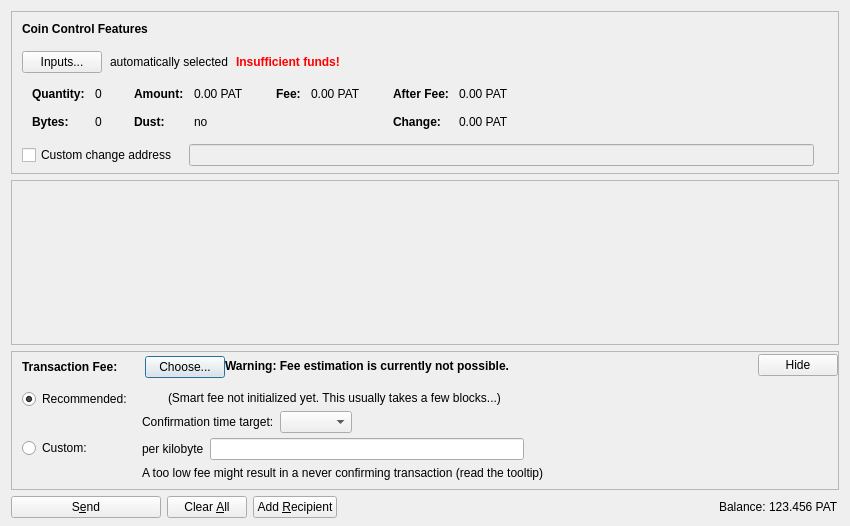
<?xml version="1.0" encoding="UTF-8"?>
<ui version="4.0">
 <class>SendCoinsDialog</class>
 <widget class="QDialog" name="SendCoinsDialog">
  <property name="geometry">
   <rect>
    <x>0</x>
    <y>0</y>
    <width>850</width>
    <height>526</height>
   </rect>
  </property>
  <property name="windowTitle">
   <string>Send Coins</string>
  </property>
  <layout class="QVBoxLayout" name="verticalLayout" stretch="0,1,0,0">
   <property name="bottomMargin">
    <number>8</number>
   </property>
   <item>
    <widget class="QFrame" name="frameCoinControl">
     <property name="sizePolicy">
      <sizepolicy hsizetype="Expanding" vsizetype="Expanding">
       <horstretch>0</horstretch>
       <verstretch>0</verstretch>
      </sizepolicy>
     </property>
     <property name="maximumSize">
      <size>
       <width>16777215</width>
       <height>16777215</height>
      </size>
     </property>
     <property name="frameShape">
      <enum>QFrame::StyledPanel</enum>
     </property>
     <property name="frameShadow">
      <enum>QFrame::Sunken</enum>
     </property>
     <layout class="QVBoxLayout" name="verticalLayoutCoinControl2">
      <property name="spacing">
       <number>0</number>
      </property>
      <property name="leftMargin">
       <number>0</number>
      </property>
      <property name="topMargin">
       <number>0</number>
      </property>
      <property name="rightMargin">
       <number>0</number>
      </property>
      <property name="bottomMargin">
       <number>6</number>
      </property>
      <item>
       <layout class="QVBoxLayout" name="verticalLayoutCoinControl" stretch="0,0,0,0,1">
        <property name="spacing">
         <number>0</number>
        </property>
        <property name="leftMargin">
         <number>10</number>
        </property>
        <property name="topMargin">
         <number>10</number>
        </property>
        <item>
         <layout class="QHBoxLayout" name="horizontalLayoutCoinControl1">
          <property name="bottomMargin">
           <number>15</number>
          </property>
          <item>
           <widget class="QLabel" name="labelCoinControlFeatures">
            <property name="sizePolicy">
             <sizepolicy hsizetype="Preferred" vsizetype="Maximum">
              <horstretch>0</horstretch>
              <verstretch>0</verstretch>
             </sizepolicy>
            </property>
            <property name="font">
             <font>
              <weight>75</weight>
              <bold>true</bold>
             </font>
            </property>
            <property name="styleSheet">
             <string notr="true">font-weight:bold;</string>
            </property>
            <property name="text">
             <string>Coin Control Features</string>
            </property>
           </widget>
          </item>
         </layout>
        </item>
        <item>
         <layout class="QHBoxLayout" name="horizontalLayoutCoinControl2" stretch="0,0,0,0">
          <property name="spacing">
           <number>8</number>
          </property>
          <property name="bottomMargin">
           <number>10</number>
          </property>
          <item>
           <widget class="QPushButton" name="pushButtonCoinControl">
            <property name="styleSheet">
             <string notr="true"/>
            </property>
            <property name="text">
             <string>Inputs...</string>
            </property>
            <property name="autoDefault">
             <bool>false</bool>
            </property>
           </widget>
          </item>
          <item>
           <widget class="QLabel" name="labelCoinControlAutomaticallySelected">
            <property name="text">
             <string>automatically selected</string>
            </property>
            <property name="margin">
             <number>5</number>
            </property>
           </widget>
          </item>
          <item>
           <widget class="QLabel" name="labelCoinControlInsuffFunds">
            <property name="font">
             <font>
              <weight>75</weight>
              <bold>true</bold>
             </font>
            </property>
            <property name="styleSheet">
             <string notr="true">color:red;font-weight:bold;</string>
            </property>
            <property name="text">
             <string>Insufficient funds!</string>
            </property>
            <property name="margin">
             <number>5</number>
            </property>
           </widget>
          </item>
          <item>
           <spacer name="horizontalSpacerCoinControl">
            <property name="orientation">
             <enum>Qt::Horizontal</enum>
            </property>
            <property name="sizeHint" stdset="0">
             <size>
              <width>40</width>
              <height>1</height>
             </size>
            </property>
           </spacer>
          </item>
         </layout>
        </item>
        <item>
         <widget class="QWidget" name="widgetCoinControl" native="true">
          <property name="sizePolicy">
           <sizepolicy hsizetype="Preferred" vsizetype="Preferred">
            <horstretch>0</horstretch>
            <verstretch>0</verstretch>
           </sizepolicy>
          </property>
          <property name="minimumSize">
           <size>
            <width>0</width>
            <height>0</height>
           </size>
          </property>
          <property name="styleSheet">
           <string notr="true"/>
          </property>
          <layout class="QHBoxLayout" name="horizontalLayoutCoinControl5">
           <property name="leftMargin">
            <number>0</number>
           </property>
           <property name="topMargin">
            <number>0</number>
           </property>
           <property name="rightMargin">
            <number>0</number>
           </property>
           <property name="bottomMargin">
            <number>0</number>
           </property>
           <item>
            <layout class="QHBoxLayout" name="horizontalLayoutCoinControl3" stretch="0,0,0,1">
             <property name="spacing">
              <number>20</number>
             </property>
             <property name="topMargin">
              <number>0</number>
             </property>
             <property name="bottomMargin">
              <number>10</number>
             </property>
             <item>
              <layout class="QFormLayout" name="formLayoutCoinControl1">
               <property name="horizontalSpacing">
                <number>10</number>
               </property>
               <property name="verticalSpacing">
                <number>14</number>
               </property>
               <property name="leftMargin">
                <number>10</number>
               </property>
               <property name="topMargin">
                <number>4</number>
               </property>
               <property name="rightMargin">
                <number>6</number>
               </property>
               <item row="0" column="0">
                <widget class="QLabel" name="labelCoinControlQuantityText">
                 <property name="font">
                  <font>
                   <weight>75</weight>
                   <bold>true</bold>
                  </font>
                 </property>
                 <property name="text">
                  <string>Quantity:</string>
                 </property>
                 <property name="margin">
                  <number>0</number>
                 </property>
                </widget>
               </item>
               <item row="0" column="1">
                <widget class="QLabel" name="labelCoinControlQuantity">
                 <property name="cursor">
                  <cursorShape>IBeamCursor</cursorShape>
                 </property>
                 <property name="contextMenuPolicy">
                  <enum>Qt::ActionsContextMenu</enum>
                 </property>
                 <property name="text">
                  <string notr="true">0</string>
                 </property>
                 <property name="margin">
                  <number>0</number>
                 </property>
                 <property name="textInteractionFlags">
                  <set>Qt::LinksAccessibleByMouse|Qt::TextSelectableByKeyboard|Qt::TextSelectableByMouse</set>
                 </property>
                </widget>
               </item>
               <item row="1" column="0">
                <widget class="QLabel" name="labelCoinControlBytesText">
                 <property name="font">
                  <font>
                   <weight>75</weight>
                   <bold>true</bold>
                  </font>
                 </property>
                 <property name="text">
                  <string>Bytes:</string>
                 </property>
                </widget>
               </item>
               <item row="1" column="1">
                <widget class="QLabel" name="labelCoinControlBytes">
                 <property name="cursor">
                  <cursorShape>IBeamCursor</cursorShape>
                 </property>
                 <property name="contextMenuPolicy">
                  <enum>Qt::ActionsContextMenu</enum>
                 </property>
                 <property name="text">
                  <string notr="true">0</string>
                 </property>
                 <property name="textInteractionFlags">
                  <set>Qt::LinksAccessibleByMouse|Qt::TextSelectableByKeyboard|Qt::TextSelectableByMouse</set>
                 </property>
                </widget>
               </item>
              </layout>
             </item>
             <item>
              <layout class="QFormLayout" name="formLayoutCoinControl2">
               <property name="horizontalSpacing">
                <number>10</number>
               </property>
               <property name="verticalSpacing">
                <number>14</number>
               </property>
               <property name="leftMargin">
                <number>6</number>
               </property>
               <property name="topMargin">
                <number>4</number>
               </property>
               <property name="rightMargin">
                <number>6</number>
               </property>
               <item row="0" column="0">
                <widget class="QLabel" name="labelCoinControlAmountText">
                 <property name="font">
                  <font>
                   <weight>75</weight>
                   <bold>true</bold>
                  </font>
                 </property>
                 <property name="text">
                  <string>Amount:</string>
                 </property>
                 <property name="margin">
                  <number>0</number>
                 </property>
                </widget>
               </item>
               <item row="0" column="1">
                <widget class="QLabel" name="labelCoinControlAmount">
                 <property name="cursor">
                  <cursorShape>IBeamCursor</cursorShape>
                 </property>
                 <property name="contextMenuPolicy">
                  <enum>Qt::ActionsContextMenu</enum>
                 </property>
                 <property name="text">
                  <string notr="true">0.00 PAT</string>
                 </property>
                 <property name="textInteractionFlags">
                  <set>Qt::LinksAccessibleByMouse|Qt::TextSelectableByKeyboard|Qt::TextSelectableByMouse</set>
                 </property>
                </widget>
               </item>
               <item row="1" column="0">
                <widget class="QLabel" name="labelCoinControlLowOutputText">
                 <property name="font">
                  <font>
                   <weight>75</weight>
                   <bold>true</bold>
                  </font>
                 </property>
                 <property name="text">
                  <string>Dust:</string>
                 </property>
                </widget>
               </item>
               <item row="1" column="1">
                <widget class="QLabel" name="labelCoinControlLowOutput">
                 <property name="cursor">
                  <cursorShape>IBeamCursor</cursorShape>
                 </property>
                 <property name="contextMenuPolicy">
                  <enum>Qt::ActionsContextMenu</enum>
                 </property>
                 <property name="text">
                  <string notr="true">no</string>
                 </property>
                 <property name="textInteractionFlags">
                  <set>Qt::LinksAccessibleByMouse|Qt::TextSelectableByKeyboard|Qt::TextSelectableByMouse</set>
                 </property>
                </widget>
               </item>
              </layout>
             </item>
             <item>
              <layout class="QFormLayout" name="formLayoutCoinControl3">
               <property name="horizontalSpacing">
                <number>10</number>
               </property>
               <property name="verticalSpacing">
                <number>14</number>
               </property>
               <property name="leftMargin">
                <number>6</number>
               </property>
               <property name="topMargin">
                <number>4</number>
               </property>
               <property name="rightMargin">
                <number>6</number>
               </property>
               <item row="0" column="0">
                <widget class="QLabel" name="labelCoinControlFeeText">
                 <property name="font">
                  <font>
                   <weight>75</weight>
                   <bold>true</bold>
                  </font>
                 </property>
                 <property name="text">
                  <string>Fee:</string>
                 </property>
                 <property name="margin">
                  <number>0</number>
                 </property>
                </widget>
               </item>
               <item row="0" column="1">
                <widget class="QLabel" name="labelCoinControlFee">
                 <property name="cursor">
                  <cursorShape>IBeamCursor</cursorShape>
                 </property>
                 <property name="contextMenuPolicy">
                  <enum>Qt::ActionsContextMenu</enum>
                 </property>
                 <property name="text">
                  <string notr="true">0.00 PAT</string>
                 </property>
                 <property name="textInteractionFlags">
                  <set>Qt::LinksAccessibleByMouse|Qt::TextSelectableByKeyboard|Qt::TextSelectableByMouse</set>
                 </property>
                </widget>
               </item>
              </layout>
             </item>
             <item>
              <layout class="QFormLayout" name="formLayoutCoinControl4">
               <property name="horizontalSpacing">
                <number>10</number>
               </property>
               <property name="verticalSpacing">
                <number>14</number>
               </property>
               <property name="leftMargin">
                <number>6</number>
               </property>
               <property name="topMargin">
                <number>4</number>
               </property>
               <property name="rightMargin">
                <number>6</number>
               </property>
               <item row="0" column="0">
                <widget class="QLabel" name="labelCoinControlAfterFeeText">
                 <property name="font">
                  <font>
                   <weight>75</weight>
                   <bold>true</bold>
                  </font>
                 </property>
                 <property name="text">
                  <string>After Fee:</string>
                 </property>
                 <property name="margin">
                  <number>0</number>
                 </property>
                </widget>
               </item>
               <item row="0" column="1">
                <widget class="QLabel" name="labelCoinControlAfterFee">
                 <property name="cursor">
                  <cursorShape>IBeamCursor</cursorShape>
                 </property>
                 <property name="contextMenuPolicy">
                  <enum>Qt::ActionsContextMenu</enum>
                 </property>
                 <property name="text">
                  <string notr="true">0.00 PAT</string>
                 </property>
                 <property name="textInteractionFlags">
                  <set>Qt::LinksAccessibleByMouse|Qt::TextSelectableByKeyboard|Qt::TextSelectableByMouse</set>
                 </property>
                </widget>
               </item>
               <item row="1" column="0">
                <widget class="QLabel" name="labelCoinControlChangeText">
                 <property name="font">
                  <font>
                   <weight>75</weight>
                   <bold>true</bold>
                  </font>
                 </property>
                 <property name="text">
                  <string>Change:</string>
                 </property>
                </widget>
               </item>
               <item row="1" column="1">
                <widget class="QLabel" name="labelCoinControlChange">
                 <property name="cursor">
                  <cursorShape>IBeamCursor</cursorShape>
                 </property>
                 <property name="contextMenuPolicy">
                  <enum>Qt::ActionsContextMenu</enum>
                 </property>
                 <property name="text">
                  <string notr="true">0.00 PAT</string>
                 </property>
                 <property name="textInteractionFlags">
                  <set>Qt::LinksAccessibleByMouse|Qt::TextSelectableByKeyboard|Qt::TextSelectableByMouse</set>
                 </property>
                </widget>
               </item>
              </layout>
             </item>
            </layout>
           </item>
          </layout>
         </widget>
        </item>
        <item>
         <layout class="QHBoxLayout" name="horizontalLayoutCoinControl4" stretch="0,0,0">
          <property name="spacing">
           <number>12</number>
          </property>
          <property name="sizeConstraint">
           <enum>QLayout::SetDefaultConstraint</enum>
          </property>
          <property name="topMargin">
           <number>5</number>
          </property>
          <property name="rightMargin">
           <number>5</number>
          </property>
          <item>
           <widget class="QCheckBox" name="checkBoxCoinControlChange">
            <property name="toolTip">
             <string>If this is activated, but the change address is empty or invalid, change will be sent to a newly generated address.</string>
            </property>
            <property name="text">
             <string>Custom change address</string>
            </property>
           </widget>
          </item>
          <item>
           <widget class="QValidatedLineEdit" name="lineEditCoinControlChange">
            <property name="enabled">
             <bool>false</bool>
            </property>
            <property name="sizePolicy">
             <sizepolicy hsizetype="Expanding" vsizetype="Fixed">
              <horstretch>0</horstretch>
              <verstretch>0</verstretch>
             </sizepolicy>
            </property>
           </widget>
          </item>
          <item>
           <widget class="QLabel" name="labelCoinControlChangeLabel">
            <property name="sizePolicy">
             <sizepolicy hsizetype="Preferred" vsizetype="Expanding">
              <horstretch>0</horstretch>
              <verstretch>0</verstretch>
             </sizepolicy>
            </property>
            <property name="minimumSize">
             <size>
              <width>0</width>
              <height>0</height>
             </size>
            </property>
            <property name="text">
             <string/>
            </property>
            <property name="margin">
             <number>3</number>
            </property>
           </widget>
          </item>
         </layout>
        </item>
        <item>
         <spacer name="verticalSpacerCoinControl">
          <property name="orientation">
           <enum>Qt::Vertical</enum>
          </property>
          <property name="sizeHint" stdset="0">
           <size>
            <width>800</width>
            <height>1</height>
           </size>
          </property>
         </spacer>
        </item>
       </layout>
      </item>
     </layout>
    </widget>
   </item>
   <item>
    <widget class="QScrollArea" name="scrollArea">
     <property name="widgetResizable">
      <bool>true</bool>
     </property>
     <widget class="QWidget" name="scrollAreaWidgetContents">
      <property name="geometry">
       <rect>
        <x>0</x>
        <y>0</y>
        <width>830</width>
        <height>104</height>
       </rect>
      </property>
      <layout class="QVBoxLayout" name="verticalLayout_2" stretch="0,1">
       <property name="leftMargin">
        <number>0</number>
       </property>
       <property name="topMargin">
        <number>0</number>
       </property>
       <property name="rightMargin">
        <number>0</number>
       </property>
       <property name="bottomMargin">
        <number>0</number>
       </property>
       <item>
        <layout class="QVBoxLayout" name="entries">
         <property name="spacing">
          <number>6</number>
         </property>
        </layout>
       </item>
       <item>
        <spacer name="verticalSpacer">
         <property name="orientation">
          <enum>Qt::Vertical</enum>
         </property>
         <property name="sizeHint" stdset="0">
          <size>
           <width>20</width>
           <height>40</height>
          </size>
         </property>
        </spacer>
       </item>
      </layout>
     </widget>
    </widget>
   </item>
   <item>
    <widget class="QFrame" name="frameFee">
     <property name="sizePolicy">
      <sizepolicy hsizetype="Expanding" vsizetype="Expanding">
       <horstretch>0</horstretch>
       <verstretch>0</verstretch>
      </sizepolicy>
     </property>
     <property name="maximumSize">
      <size>
       <width>16777215</width>
       <height>16777215</height>
      </size>
     </property>
     <property name="frameShape">
      <enum>QFrame::StyledPanel</enum>
     </property>
     <property name="frameShadow">
      <enum>QFrame::Sunken</enum>
     </property>
     <layout class="QVBoxLayout" name="verticalLayoutFee1">
      <property name="spacing">
       <number>0</number>
      </property>
      <property name="leftMargin">
       <number>0</number>
      </property>
      <property name="topMargin">
       <number>0</number>
      </property>
      <property name="rightMargin">
       <number>0</number>
      </property>
      <property name="bottomMargin">
       <number>0</number>
      </property>
      <item>
       <layout class="QVBoxLayout" name="verticalLayoutFee2" stretch="0,0,0">
        <property name="spacing">
         <number>0</number>
        </property>
        <property name="leftMargin">
         <number>10</number>
        </property>
        <property name="topMargin">
         <number>0</number>
        </property>
        <item>
         <layout class="QHBoxLayout" name="horizontalLayoutFee1">
          <property name="bottomMargin">
           <number>0</number>
          </property>
          <item>
           <layout class="QVBoxLayout" name="verticalLayoutFee7">
            <property name="spacing">
             <number>0</number>
            </property>
            <item>
             <spacer name="verticalSpacerSmartFee">
              <property name="orientation">
               <enum>Qt::Vertical</enum>
              </property>
              <property name="sizeType">
               <enum>QSizePolicy::Fixed</enum>
              </property>
              <property name="sizeHint" stdset="0">
               <size>
                <width>1</width>
                <height>4</height>
               </size>
              </property>
             </spacer>
            </item>
            <item>
             <layout class="QHBoxLayout" name="horizontalLayoutSmartFee">
              <property name="spacing">
               <number>10</number>
              </property>
              <item>
               <widget class="QLabel" name="labelFeeHeadline">
                <property name="sizePolicy">
                 <sizepolicy hsizetype="Preferred" vsizetype="Maximum">
                  <horstretch>0</horstretch>
                  <verstretch>0</verstretch>
                 </sizepolicy>
                </property>
                <property name="font">
                 <font>
                  <weight>75</weight>
                  <bold>true</bold>
                 </font>
                </property>
                <property name="styleSheet">
                 <string notr="true">font-weight:bold;</string>
                </property>
                <property name="text">
                 <string>Transaction Fee:</string>
                </property>
               </widget>
              </item>
              <item>
               <widget class="QLabel" name="labelFeeMinimized">
                <property name="text">
                 <string/>
                </property>
               </widget>
              </item>
              <item>
               <widget class="QPushButton" name="buttonChooseFee">
                <property name="text">
                 <string>Choose...</string>
                </property>
               </widget>
              </item>
             </layout>
            </item>
            <item>
             <spacer name="verticalSpacer_5">
              <property name="orientation">
               <enum>Qt::Vertical</enum>
              </property>
              <property name="sizeHint" stdset="0">
               <size>
                <width>1</width>
                <height>1</height>
               </size>
              </property>
             </spacer>
            </item>
           </layout>
          </item>
          <item>
           <widget class="QLabel" name="fallbackFeeWarningLabel">
            <property name="toolTip">
             <string>Using the fallbackfee can result in sending a transaction that will take several hours or days (or never) to confirm. Consider choosing your fee manually or wait until you have validated the complete chain.</string>
            </property>
            <property name="font">
            <font>
                <weight>75</weight>
                <bold>true</bold>
            </font>
            </property>
            <property name="text">
             <string>Warning: Fee estimation is currently not possible.</string>
            </property>
            <property name="wordWrap">
             <bool>false</bool>
            </property>
           </widget>
          </item>
          <item>
           <spacer name="horizontalSpacer_4">
            <property name="orientation">
             <enum>Qt::Horizontal</enum>
            </property>
            <property name="sizeType">
             <enum>QSizePolicy::MinimumExpanding</enum>
            </property>
            <property name="sizeHint" stdset="0">
             <size>
              <width>40</width>
              <height>20</height>
             </size>
            </property>
           </spacer>
          </item>
          <item>
           <widget class="QPushButton" name="buttonMinimizeFee">
            <property name="toolTip">
             <string>collapse fee-settings</string>
            </property>
            <property name="text">
             <string>Hide</string>
            </property>
           </widget>
          </item>
         </layout>
        </item>
        <item>
         <widget class="QFrame" name="frameFeeSelection">
          <layout class="QVBoxLayout" name="verticalLayoutFee12">
           <property name="spacing">
            <number>0</number>
           </property>
           <property name="leftMargin">
            <number>0</number>
           </property>
           <property name="topMargin">
            <number>0</number>
           </property>
           <property name="rightMargin">
            <number>0</number>
           </property>
           <property name="bottomMargin">
            <number>0</number>
           </property>
           <item>
            <layout class="QGridLayout" name="gridLayoutFee">
             <property name="topMargin">
              <number>10</number>
             </property>
             <property name="bottomMargin">
              <number>4</number>
             </property>
             <property name="horizontalSpacing">
              <number>10</number>
             </property>
             <property name="verticalSpacing">
              <number>4</number>
             </property>
             <item row="1" column="1">
              <layout class="QVBoxLayout" name="verticalLayoutFee8">
               <property name="spacing">
                <number>6</number>
               </property>
               <item>
                <layout class="QHBoxLayout" name="horizontalLayoutFee13">
                 <item>
                  <widget class="QLabel" name="labelCustomPerKilobyte">
                   <property name="toolTip">
                    <string>Specify a custom fee per kB (1,000 bytes) of the transaction's virtual size.

Note:  Since the fee is calculated on a per-byte basis, a fee of "100 satoshis per kB" for a transaction size of 500 bytes (half of 1 kB) would ultimately yield a fee of only 50 satoshis.</string>
                   </property>
                   <property name="text">
                    <string>per kilobyte</string>
                   </property>
                  </widget>
                 </item>
                 <item>
                  <widget class="BitcoinAmountField" name="customFee"/>
                 </item>
                 <item>
                  <spacer name="horizontalSpacer_6">
                   <property name="orientation">
                    <enum>Qt::Horizontal</enum>
                   </property>
                   <property name="sizeHint" stdset="0">
                    <size>
                     <width>1</width>
                     <height>1</height>
                    </size>
                   </property>
                  </spacer>
                 </item>
                </layout>
               </item>
               <item>
                <layout class="QHBoxLayout" name="horizontalLayoutFee8">
                 <item>
                  <widget class="QLabel" name="labelCustomFeeWarning">
                   <property name="enabled">
                    <bool>true</bool>
                   </property>
                   <property name="toolTip">
                    <string>When there is less transaction volume than space in the blocks, miners as well as relaying nodes may enforce a minimum fee. Paying only this minimum fee is just fine, but be aware that this can result in a never confirming transaction once there is more demand for patcoin transactions than the network can process.</string>
                   </property>
                   <property name="text">
                    <string>A too low fee might result in a never confirming transaction (read the tooltip)</string>
                   </property>
                  </widget>
                 </item>
                 <item>
                  <spacer name="horizontalSpacer_2">
                   <property name="orientation">
                    <enum>Qt::Horizontal</enum>
                   </property>
                   <property name="sizeHint" stdset="0">
                    <size>
                     <width>1</width>
                     <height>1</height>
                    </size>
                   </property>
                  </spacer>
                 </item>
                </layout>
               </item>
              </layout>
             </item>
             <item row="0" column="0">
              <layout class="QVBoxLayout" name="verticalLayoutFee4" stretch="0,1">
               <item>
                <widget class="QRadioButton" name="radioSmartFee">
                 <property name="text">
                  <string>Recommended:</string>
                 </property>
                 <property name="checked">
                  <bool>true</bool>
                 </property>
                 <attribute name="buttonGroup">
                  <string notr="true">groupFee</string>
                 </attribute>
                </widget>
               </item>
               <item>
                <spacer name="verticalSpacer_2">
                 <property name="orientation">
                  <enum>Qt::Vertical</enum>
                 </property>
                 <property name="sizeHint" stdset="0">
                  <size>
                   <width>1</width>
                   <height>1</height>
                  </size>
                 </property>
                </spacer>
               </item>
              </layout>
             </item>
             <item row="1" column="0">
              <layout class="QVBoxLayout" name="verticalLayoutFee9" stretch="0,1">
               <item>
                <widget class="QRadioButton" name="radioCustomFee">
                 <property name="text">
                  <string>Custom:</string>
                 </property>
                 <attribute name="buttonGroup">
                  <string notr="true">groupFee</string>
                 </attribute>
                </widget>
               </item>
               <item>
                <spacer name="verticalSpacer_6">
                 <property name="orientation">
                  <enum>Qt::Vertical</enum>
                 </property>
                 <property name="sizeHint" stdset="0">
                  <size>
                   <width>1</width>
                   <height>1</height>
                  </size>
                 </property>
                </spacer>
               </item>
              </layout>
             </item>
             <item row="0" column="1">
              <layout class="QVBoxLayout" name="verticalLayoutFee3" stretch="0,0,1">
               <property name="spacing">
                <number>6</number>
               </property>
               <property name="topMargin">
                <number>2</number>
               </property>
               <item>
                <layout class="QHBoxLayout" name="horizontalLayoutFee12">
                 <item>
                  <widget class="QLabel" name="labelSmartFee">
                   <property name="text">
                    <string/>
                   </property>
                  </widget>
                 </item>
                 <item>
                  <widget class="QLabel" name="labelFeeEstimation">
                   <property name="text">
                    <string/>
                   </property>
                  </widget>
                 </item>
                 <item>
                  <widget class="QLabel" name="labelSmartFee2">
                   <property name="text">
                    <string>(Smart fee not initialized yet. This usually takes a few blocks...)</string>
                   </property>
                  </widget>
                 </item>
                 <item>
                  <spacer name="horizontalSpacer_5">
                   <property name="orientation">
                    <enum>Qt::Horizontal</enum>
                   </property>
                   <property name="sizeHint" stdset="0">
                    <size>
                     <width>1</width>
                     <height>1</height>
                    </size>
                   </property>
                  </spacer>
                 </item>
                </layout>
               </item>
               <item>
                <layout class="QHBoxLayout" name="horizontalLayoutFee9">
                 <item>
                  <layout class="QVBoxLayout" name="verticalLayoutFee6">
                   <item>
                    <widget class="QLabel" name="labelSmartFee3">
                     <property name="text">
                      <string>Confirmation time target:</string>
                     </property>
                    </widget>
                   </item>
                  </layout>
                 </item>
                 <item>
                  <layout class="QVBoxLayout" name="verticalLayoutFee5">
                   <property name="rightMargin">
                    <number>30</number>
                   </property>
                   <item>
                    <layout class="QHBoxLayout" name="horizontalLayoutConfTarget">
                     <property name="bottomMargin">
                      <number>0</number>
                     </property>
                     <item>
                      <widget class="QComboBox" name="confTargetSelector"/>
                     </item>
                     <item>
                      <spacer name="horizontalSpacerConfTarget">
                       <property name="orientation">
                        <enum>Qt::Horizontal</enum>
                       </property>
                       <property name="sizeHint" stdset="0">
                        <size>
                         <width>40</width>
                         <height>20</height>
                        </size>
                       </property>
                      </spacer>
                     </item>
                    </layout>
                   </item>
                  </layout>
                 </item>
                </layout>
               </item>
               <item>
                <spacer name="verticalSpacer_4">
                 <property name="orientation">
                  <enum>Qt::Vertical</enum>
                 </property>
                 <property name="sizeHint" stdset="0">
                  <size>
                   <width>1</width>
                   <height>1</height>
                  </size>
                 </property>
                </spacer>
               </item>
              </layout>
             </item>
            </layout>
           </item>
          </layout>
         </widget>
        </item>
        <item>
         <spacer name="verticalSpacerFee">
          <property name="orientation">
           <enum>Qt::Vertical</enum>
          </property>
          <property name="sizeHint" stdset="0">
           <size>
            <width>40</width>
            <height>5</height>
           </size>
          </property>
         </spacer>
        </item>
       </layout>
      </item>
     </layout>
    </widget>
   </item>
   <item>
    <layout class="QHBoxLayout" name="horizontalLayout">
     <item>
      <widget class="QPushButton" name="sendButton">
       <property name="minimumSize">
        <size>
         <width>150</width>
         <height>0</height>
        </size>
       </property>
       <property name="toolTip">
        <string>Confirm the send action</string>
       </property>
       <property name="text">
        <string>S&amp;end</string>
       </property>
       <property name="icon">
        <iconset resource="../bitcoin.qrc">
         <normaloff>:/icons/send</normaloff>:/icons/send</iconset>
       </property>
       <property name="autoDefault">
        <bool>false</bool>
       </property>
       <property name="default">
        <bool>false</bool>
       </property>
      </widget>
     </item>
     <item>
      <widget class="QPushButton" name="clearButton">
       <property name="sizePolicy">
        <sizepolicy hsizetype="Minimum" vsizetype="Fixed">
         <horstretch>0</horstretch>
         <verstretch>0</verstretch>
        </sizepolicy>
       </property>
       <property name="toolTip">
        <string>Clear all fields of the form.</string>
       </property>
       <property name="text">
        <string>Clear &amp;All</string>
       </property>
       <property name="icon">
        <iconset resource="../bitcoin.qrc">
         <normaloff>:/icons/remove</normaloff>:/icons/remove</iconset>
       </property>
       <property name="autoDefault">
        <bool>false</bool>
       </property>
      </widget>
     </item>
     <item>
      <widget class="QPushButton" name="addButton">
       <property name="toolTip">
        <string>Send to multiple recipients at once</string>
       </property>
       <property name="text">
        <string>Add &amp;Recipient</string>
       </property>
       <property name="icon">
        <iconset resource="../bitcoin.qrc">
         <normaloff>:/icons/add</normaloff>:/icons/add</iconset>
       </property>
       <property name="autoDefault">
        <bool>false</bool>
       </property>
      </widget>
     </item>
     <item>
      <spacer name="horizontalSpacer">
       <property name="orientation">
        <enum>Qt::Horizontal</enum>
       </property>
       <property name="sizeHint" stdset="0">
        <size>
         <width>40</width>
         <height>20</height>
        </size>
       </property>
      </spacer>
     </item>
     <item>
      <layout class="QHBoxLayout" name="horizontalLayout_2">
       <property name="spacing">
        <number>3</number>
       </property>
       <item>
        <widget class="QLabel" name="label">
         <property name="sizePolicy">
          <sizepolicy hsizetype="Preferred" vsizetype="Fixed">
           <horstretch>0</horstretch>
           <verstretch>0</verstretch>
          </sizepolicy>
         </property>
         <property name="text">
          <string>Balance:</string>
         </property>
        </widget>
       </item>
       <item>
        <widget class="QLabel" name="labelBalance">
         <property name="sizePolicy">
          <sizepolicy hsizetype="Preferred" vsizetype="Fixed">
           <horstretch>0</horstretch>
           <verstretch>0</verstretch>
          </sizepolicy>
         </property>
         <property name="cursor">
          <cursorShape>IBeamCursor</cursorShape>
         </property>
         <property name="text">
          <string notr="true">123.456 PAT</string>
         </property>
         <property name="textInteractionFlags">
          <set>Qt::LinksAccessibleByMouse|Qt::TextSelectableByKeyboard|Qt::TextSelectableByMouse</set>
         </property>
        </widget>
       </item>
      </layout>
     </item>
    </layout>
   </item>
  </layout>
 </widget>
 <customwidgets>
  <customwidget>
   <class>QValidatedLineEdit</class>
   <extends>QLineEdit</extends>
   <header>qt/qvalidatedlineedit.h</header>
  </customwidget>
  <customwidget>
   <class>BitcoinAmountField</class>
   <extends>QLineEdit</extends>
   <header>qt/bitcoinamountfield.h</header>
   <container>1</container>
  </customwidget>
 </customwidgets>
 <resources>
  <include location="../bitcoin.qrc"/>
 </resources>
 <connections/>
 <buttongroups>
  <buttongroup name="groupFee"/>
 </buttongroups>
</ui>
